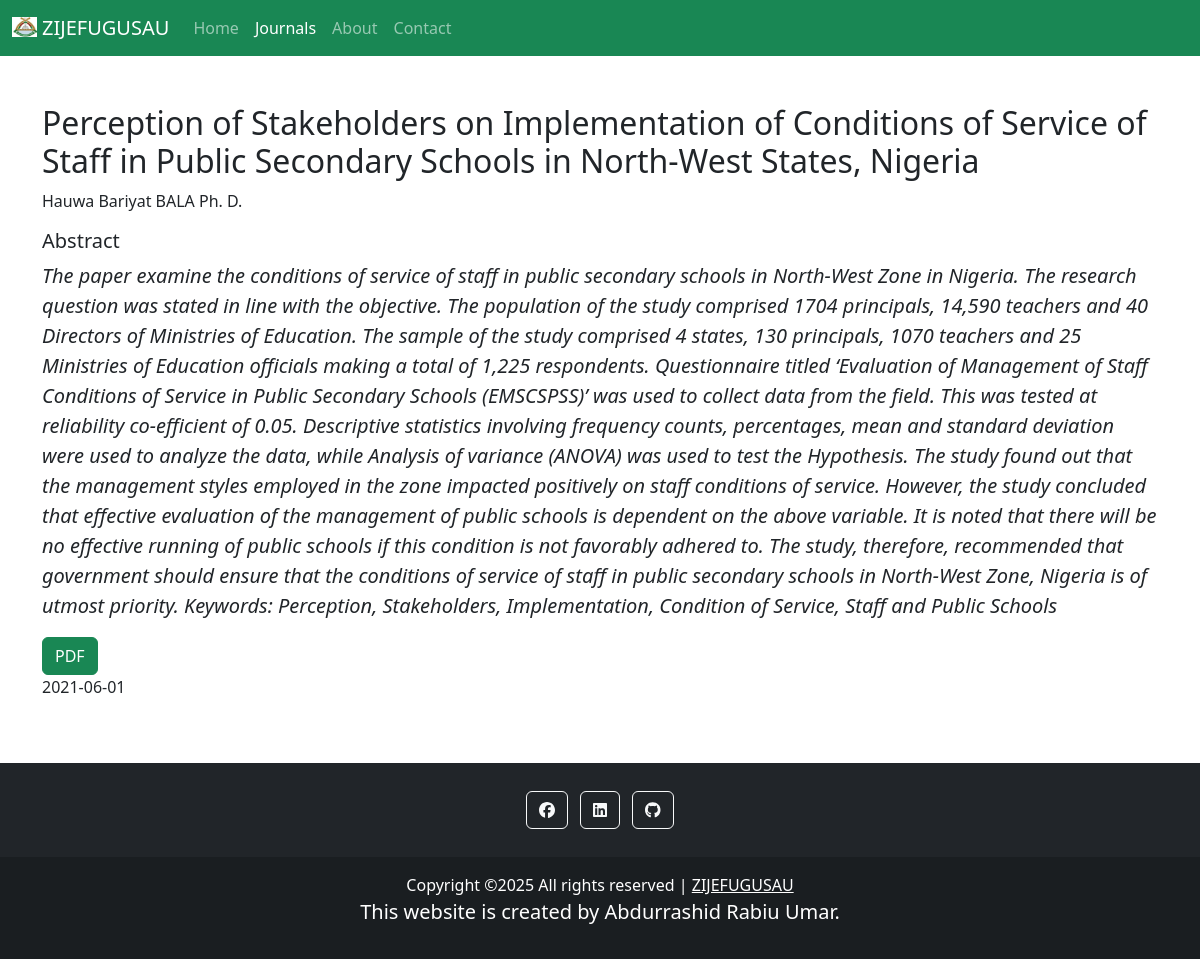
Screenshot of /read_article22.php with the database file from the repository.
### tables this page shows
CREATE TABLE `articles` (
  `id` int(11) NOT NULL,
  `journals_id` int(11) NOT NULL,
  `author_name` varchar(300) NOT NULL,
  `article_name` varchar(300) NOT NULL,
  `abstract` text NOT NULL,
  `visible` tinyint(1) NOT NULL,
  `date` date NOT NULL,
  `pdf` varchar(300) NOT NULL
);

### read_article22.php (the view, shortened to what this page needs)
<?php
    require 'includes/connection.php';
?>
<!DOCTYPE html>
<html>
<head>
    <link rel='stylesheet' type='text/css' media='screen' href='css/styles.css'>
    <link rel='stylesheet' type='text/css' media='screen' href='css/bootstrap.css'>
    <link rel='stylesheet' type='text/css' media='screen' href='css/bootstrap.min.css'>
    <link rel='stylesheet' type='text/css' media='screen' href='fontawesome-free-6.2.0-web/css/all.css'>
    <link rel='stylesheet' type='text/css' media='screen' href='fontawesome-free-6.2.0-web/css/all.min.css'>
</head>
<body>
    <nav class="navbar navbar-dark bg-success navbar-expand-sm">
        <div class="container-fluid">
        <a class="navbar-brand" href="https://www.zijefugusau.com.ng"><img src="img/favicon.ico" alt=""style="height: 20px; width: 25px; margin-bottom: 5px; margin-right: 5px;">ZIJEFUGUSAU</a>
            <div class="collapse navbar-collapse" id="navbarNav">
                <ul class="navbar-nav">
                    <li class="nav-item">
                        <a class="nav-link" aria-current="page" href="index.php">Home</a>
                    </li>
                    <li class="nav-item">
                        <a class="nav-link active" aria-current="page" href="journals.php">Journals</a>
                    </li>
                    <li class="nav-item">
                        <a class="nav-link" aria-current="page" href="about.php">About</a>
                    </li>
                    <li class="nav-item">
                        <a class="nav-link" aria-current="page" href="contact.php">Contact</a>
                    </li>
                </ul>
            </div>
        </div>
    </nav>
    <div class="container mt-5 mb-5">
        <?php
            $query = "SELECT * FROM articles WHERE id = 22";
            $result = mysqli_query($conn, $query);
            while ($row = mysqli_fetch_assoc($result)){
                echo "<div class='row'>";
                    echo "<div class='col'>";
                        echo "<h2>{$row['article_name']}</h2>";
                        echo "<p>{$row['author_name']}</p>";
                        echo "<p class='h5'>Abstract</p>";
                        echo "<p class='lead fst-italic'>{$row['abstract']}</p>";
                        echo "<a href='pdf/{$row['pdf']}' class='btn btn-success'>PDF</a>";
                        echo "<p>{$row['date']}</p>";
                    echo "</div>";
                echo "</div>";
            }
        ?>
    </div>
    <footer class="bg-dark text-center text-white">
        <div class="container p-4 pb-0">
            <section class="mb-4">
            <a class="btn btn-outline-light btn-floating m-1" href="https://web.facebook.com/abdurrashid.rabiuumar.94" role="button">
                <i class="fab fa-facebook"></i>
            </a>
            <a class="btn btn-outline-light btn-floating m-1" href="https://www.linkedin.com/in/abdurrashid-rabiu-886220208/" role="button">
                <i class="fab fa-linkedin"></i>
            </a>
            <a class="btn btn-outline-light btn-floating m-1" href="https://github.com/Abdurrashid-Rabiu" role="button">
                <i class="fab fa-github"></i>
            </a>
            </section>
        </div>
        <div class="text-center p-3" style="background-color: rgba(0, 0, 0, 0.2);">
            Copyright &copy;<script>document.write(new Date().getFullYear());</script> All rights reserved | <a class="text-white" href="https://www.zijefugusau.com.ng">ZIJEFUGUSAU</a>
            <p class="lead">This website is created by Abdurrashid Rabiu Umar.</p>
        </div>
    </footer>
</body>
</html>

### css/styles.css (style rules this page uses)
img { height: 300px; width: 300px; }

### rows the page displays
articles: article_name "Perception of Stakeholders on Implementation of Conditions of Service of Staff in Public Secondary Schools in North-West States, Nigeria", author_name "Hauwa Bariyat BALA Ph. D.", abstract "The paper examine the conditions of service of staff in public secondary schools in North-West Zone in Nigeria. The research question was stated in line with the objective. The population of the study comprised 1704 principals, 14,590 teachers and 40 Directors of Ministries of Education. The sample of the study comprised 4 states, 130 principals, 1070 teachers and 25 Ministries of Education officials making a total of 1,225 respondents. Questionnaire titled ‘Evaluation of Management of Staff Conditions of Service in Public Secondary Schools (EMSCSPSS)’ was used to collect data from the field. This was tested at reliability co-efficient of 0.05. Descriptive statistics involving frequency…", date "2021-06-01"
